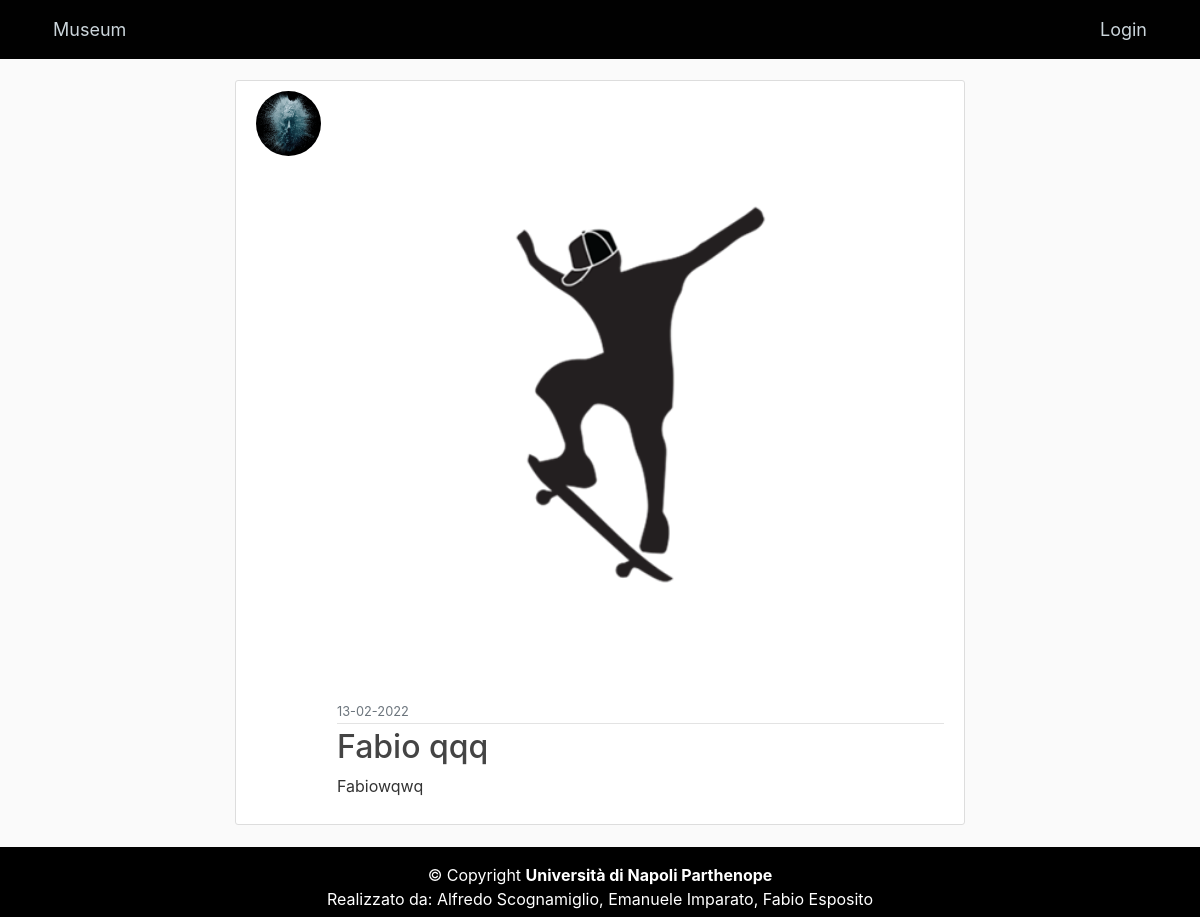
Screenshot of /post/2 with the database file from the repository.
### MuseumProject/models.py (models this page shows)
class Administrator(db.Model, UserMixin):
    id = db.Column(db.Integer,primary_key=True)
    first_name = db.Column(db.String(20), nullable=False)
    email = db.Column(db.String(45), unique=True, nullable=False)
    password = db.Column(db.String(45), nullable=False)
    image_file = db.Column(db.String(20), nullable=False, default='default.jpg')
    posts = db.relationship('Post', backref='poster', lazy=True)                                #Un Admin può inserire più post (Relazione 1:N)

class Post(db.Model):
    id = db.Column(db.Integer, primary_key=True)
    title = db.Column(db.String(100), nullable=False)
    descrizione = db.Column(db.Text, nullable=False)
    date_posted = db.Column(db.DateTime, nullable=False, default=datetime.utcnow)
    post_image = db.Column(db.String(20), nullable=False, default='defaultPNG.png')
    admin_id = db.Column(db.Integer, db.ForeignKey('administrator.id'), nullable=False)         #Chiave esterna che fa riferimento alla tab.Administrator

### MuseumProject/routes.py (the view)
@app.route("/post/<int:post_id>")
def post(post_id):
    post = Post.query.get_or_404(post_id)                                    #Se il post con l id ricercato non esiste viene fornito la pagina d errore
    return render_template('post.html', title=post.title, post=post)

### MuseumProject/templates/post.html (shortened to what this page needs)
{% extends "layout.html" %}
{% block content %}
  <article class="media content-section">
    <img class="rounded-circle article-img" src="{{ url_for('static', filename='images/' + post.poster.image_file) }}">
    <div class="media-body">
      <div class="article-metadata">
      <img src="{{ url_for('static', filename='images/' + post.post_image) }}" class="card-img-top">
        <small class="text-muted">{{ post.date_posted.strftime('%d-%m-%Y') }}</small>
      </div>
      <h2 class="article-title">{{ post.title }}</h2>
      <p class="article-content">{{ post.descrizione }}</p>
    </div>
  </article>
{% endblock content %}

### MuseumProject/static/main.css (style rules this page uses)
body { background: #fafafa; color: #333333; margin-top: 5rem; }
h1, h2, h3, h4, h5, h6 { color: #444444; }
.content-section { background: #ffffff; padding: 10px 20px; border: 1px solid #dddddd; border-radius: 3px; margin-bottom: 20px; }
.article-title { color: #444444; }
.article-content { white-space: pre-line; }
.article-img { height: 65px; width: 65px; margin-right: 16px; }
.article-metadata { padding-bottom: 1px; margin-bottom: 4px; border-bottom: 1px solid #e3e3e3 }

### rows the page displays
Administrator: image_file (placeholder picture)
Post: post_image (picture), date_posted "13-02-2022", title "Fabio qqq", descrizione "Fabiowqwq"
